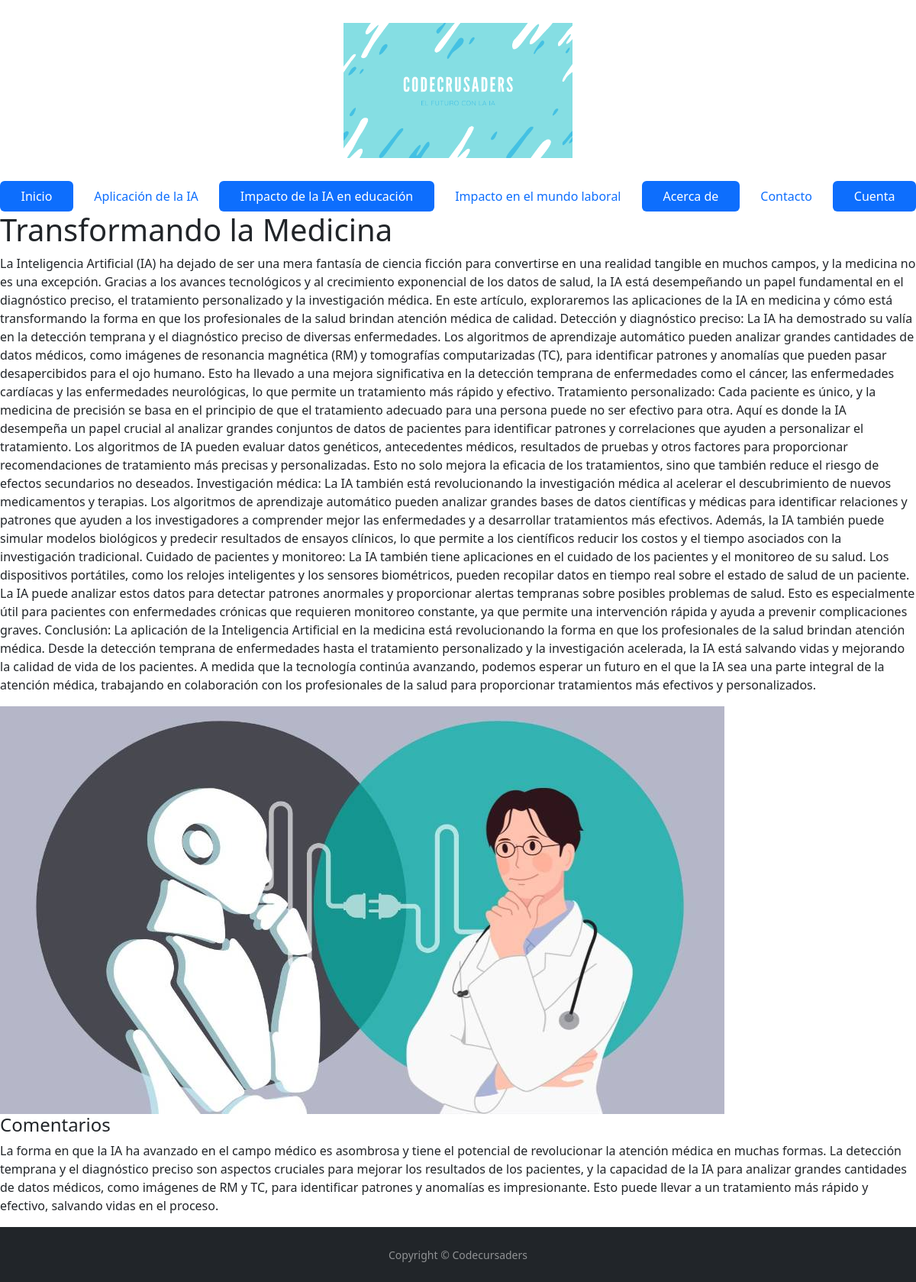
The page /detalle_post/1/ on the database its author committed.
### apps/posts/models.py (models this page shows, shortened)
class Post(models.Model):
    titulo = models.CharField(max_length=50, null=False)
    subtitulo = models.CharField(max_length=100, null=True, blank=True, default='')
    fecha = models.DateTimeField(auto_now_add=True)
    texto = models.TextField(null=False)
    activo = models.BooleanField(default=True)
    categoria = models.ForeignKey(Categoria, on_delete=models.SET_NULL, null=True, default=None)
    imagen = models.ImageField(null=True, blank=True, upload_to='media', default='static/post_default.png')
    publicado = models.DateTimeField(default=timezone.now)
    class Meta:
        ordering = ('-publicado',)

class Comentario(models.Model):
    post = models.ForeignKey(Post, on_delete=models.CASCADE, related_name='comentarios')
    autor = models.ForeignKey(User, on_delete=models.CASCADE)
    contenido = models.TextField()
    fecha = models.DateTimeField(auto_now_add=True)

### blog/views.py (the view)
# urls.py: path('detalle_post/<int:pk>/', views.detalle_post, name='detalle_post'),
def detalle_post(request, pk):
    post = get_object_or_404(Post, pk=pk)
    if request.method == 'POST':
        form = ComentarioForm(request.POST)
        if form.is_valid():
            contenido = form.cleaned_data['contenido']
            Comentario.objects.create(post=post, autor=request.user, contenido=contenido)
            return redirect('detalle_post', pk=pk)
    else:
        form = ComentarioForm()
    return render(request, 'detalle_post.html', {'post': post, 'form': form})

### templates/detalle_post.html (shortened to what this page needs)
{% extends 'base.html' %}
{% block contenido %}
    <h1>{{ post.titulo }}</h1>
    <p>{{ post.texto }}</p>
    {% if post.imagen %}
        <img src="{{ post.imagen.url }}" alt="Imagen del post">
    {% endif %}
    <h4>Comentarios</h4>
    {% for comentario in post.comentarios.all %}
        <p>{{ comentario.contenido }}</p>
    {% empty %}
        <p>No hay comentarios aún.</p>
    {% endfor %}
{% endblock %}

### rows shown on the page
Post: titulo "Transformando la Medicina", texto "La Inteligencia Artificial (IA) ha dejado de ser una mera fantasía de ciencia ficción para convertirse en una realidad tangible en muchos campos, y la medicina no es una excepción. Gracias a los avances tecnológicos y al crecimiento exponencial de los datos de salud, la IA está desempeñando un papel fundamental en el diagnóstico preciso, el tratamiento personalizado y la investigación médica. En este artículo, exploraremos las aplicaciones de la IA en medicina y cómo está transformando la forma en que los profesionales de la salud brindan atención médica de calidad. Detección y diagnóstico preciso: La IA ha demostrado su valía en la detección temprana y el diagnóstico preciso de diversas…", imagen (picture)
Comentario: contenido "La forma en que la IA ha avanzado en el campo médico es asombrosa y tiene el potencial de revolucionar la atención médica en muchas formas. La detección temprana y el diagnóstico preciso son aspectos cruciales para mejorar los resultados de los pacientes, y la capacidad de la IA para analizar grandes cantidades de datos médicos, como imágenes de RM y TC, para identificar patrones y anomalías es impresionante. Esto puede llevar a un tratamiento más rápido y efectivo, salvando vidas en el proceso."
